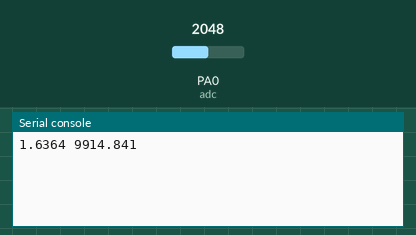
This program was run on a simulated pyboard running MicroPython. Parts: the last lines printed to the serial console. The inputs (shaded band) are chosen by the test bench; at power-on: PA0 (adc) = 2048 (analog values on the 0–4095 scale).

Above: at 1.2 s.
1.3 s: PA0 (adc) set to 2866
At 2.7 s:
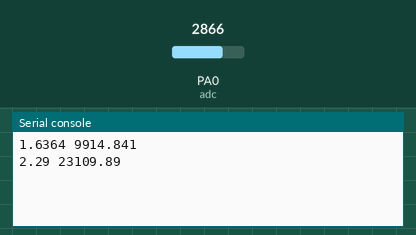
4.0 s: PA0 (adc) set to 3603
At 5.4 s:
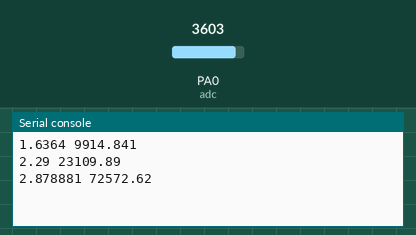
Timing chart, 0 to 7.0 s (numbered marks = the images above; inputs shaded):
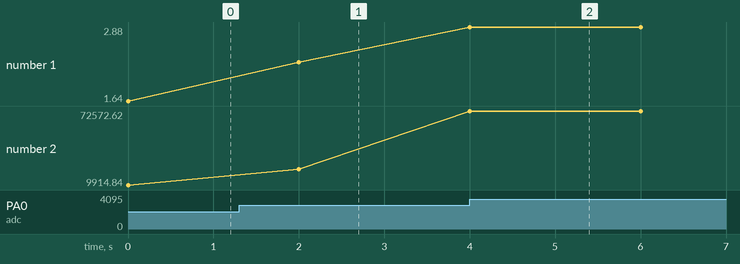

The program:

mesure_resistance_2.py
```python
from pyb import Pin, ADC
from time import sleep_ms

adc = ADC(Pin("A0")) # Déclaration de l'ADC sur la broche A0

Vcc = 3.272
Ro = 9.91e3     # Resistance en série avec la CTN

while True:
    U = adc.read()*Vcc/4095
    R = Ro*U/(Vcc-U)       # Calcul de la resistance de la CTN
    print(U, R)
    sleep_ms(2000)
```

Measured:
- after the input at 1.3 s, the serial console: prints a new line after 0.70 s (image 1)
- after the input at 4.0 s, the serial console: prints a new line at once (image 2)
- plotted number 1: 1.64 → 2.29 after the input at 1.3 s, 2.29 → 2.88 after the input at 4.0 s
- plotted number 2: 9914.84 → 23109.89 after the input at 1.3 s, 23109.89 → 72572.62 after the input at 4.0 s
